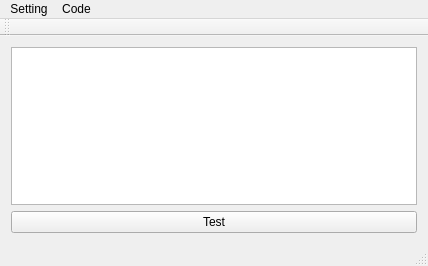
<?xml version="1.0" encoding="UTF-8"?>
<ui version="4.0">
 <class>MainWindow</class>
 <widget class="QMainWindow" name="MainWindow">
  <property name="geometry">
   <rect>
    <x>0</x>
    <y>0</y>
    <width>428</width>
    <height>266</height>
   </rect>
  </property>
  <property name="windowTitle">
   <string>MainWindow</string>
  </property>
  <widget class="QWidget" name="centralWidget">
   <layout class="QGridLayout" name="gridLayout">
    <item row="1" column="0">
     <widget class="QPushButton" name="test">
      <property name="text">
       <string>Test</string>
      </property>
     </widget>
    </item>
    <item row="0" column="0">
     <widget class="QTextBrowser" name="textBrowser"/>
    </item>
   </layout>
  </widget>
  <widget class="QMenuBar" name="menuBar">
   <property name="geometry">
    <rect>
     <x>0</x>
     <y>0</y>
     <width>428</width>
     <height>22</height>
    </rect>
   </property>
   <widget class="QMenu" name="menuSetting">
    <property name="title">
     <string>Setting</string>
    </property>
    <addaction name="actionCode_path"/>
   </widget>
   <widget class="QMenu" name="menuCode">
    <property name="title">
     <string>Code</string>
    </property>
    <addaction name="actionCocos2dx"/>
    <addaction name="actionUnity"/>
    <addaction name="actionPhp"/>
   </widget>
   <addaction name="menuSetting"/>
   <addaction name="menuCode"/>
  </widget>
  <widget class="QToolBar" name="mainToolBar">
   <attribute name="toolBarArea">
    <enum>TopToolBarArea</enum>
   </attribute>
   <attribute name="toolBarBreak">
    <bool>false</bool>
   </attribute>
  </widget>
  <widget class="QStatusBar" name="statusBar"/>
  <action name="actionCode_path">
   <property name="text">
    <string>code path...</string>
   </property>
  </action>
  <action name="actionCocos2dx">
   <property name="text">
    <string>cocos2dx</string>
   </property>
  </action>
  <action name="actionUnity">
   <property name="text">
    <string>unity</string>
   </property>
  </action>
  <action name="actionPhp">
   <property name="text">
    <string>php</string>
   </property>
  </action>
 </widget>
 <layoutdefault spacing="6" margin="11"/>
 <resources/>
 <connections/>
</ui>
